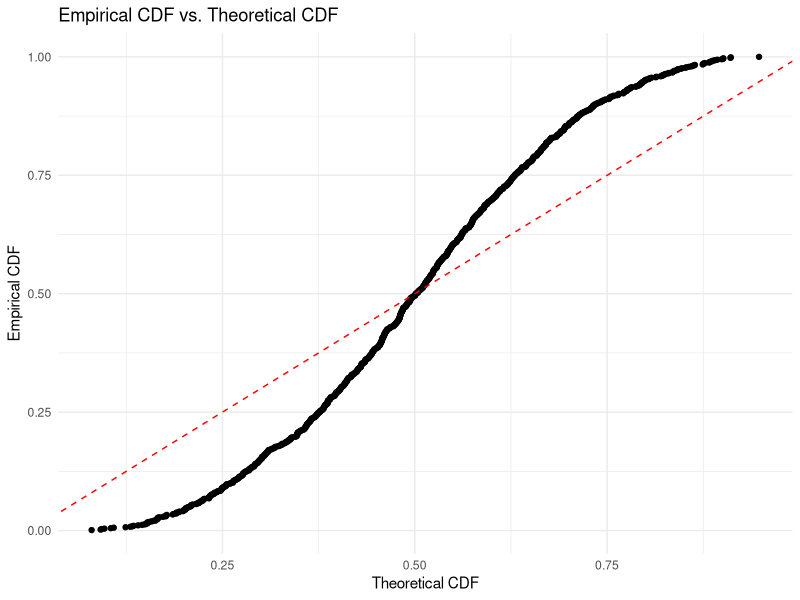

Source code (R):
library(ggplot2)
set.seed(123) 
sample_data <- rnorm(1000) 

ecdf_data <- ecdf(sample_data) 
empirical_cdf_values <- ecdf_data(sample_data)
theoretical_cdf_values <- pnorm(sample_data/2.0)

plot_data <- data.frame(
  theoretical_cdf = theoretical_cdf_values,
  empirical_cdf = empirical_cdf_values
)

ggplot(plot_data, aes(x = theoretical_cdf, y = empirical_cdf)) +
  geom_point() +
  geom_abline(intercept = 0, slope = 1, linetype = "dashed", color = "red") +
  ggtitle("Empirical CDF vs. Theoretical CDF") +
  xlab("Theoretical CDF") +
  ylab("Empirical CDF") +
  theme_minimal()

